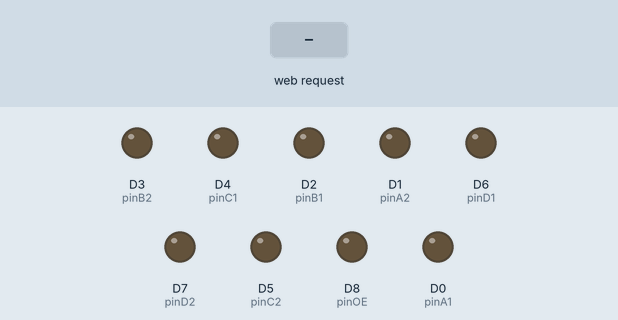
This sketch was run on a simulated ESP8266 (NodeMCU). Parts: output pins drawn as LEDs (lit = HIGH). The test bench sets the inputs (shaded band). WiFi joins after 1.5 s; servers stay silent unless stated; what the sketch prints to the serial monitor is not drawn.

Above: at 3.2 s.
3.3 s: HTTP request GET /pattern1 received
At 4.5 s:
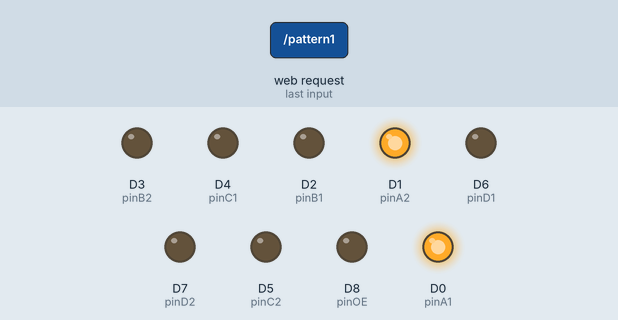
4.8 s: HTTP request GET /pattern2 received
At 5.7 s:
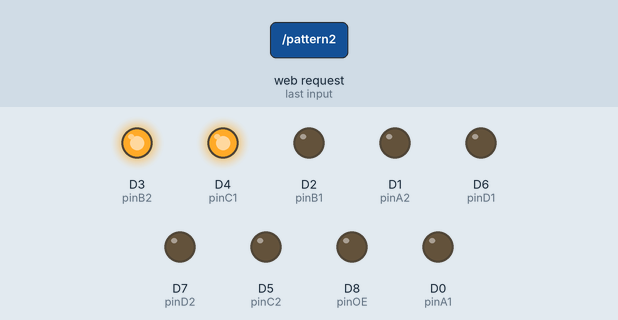
Timing chart, 0 to 7.8 s (numbered marks = the images above; inputs shaded):
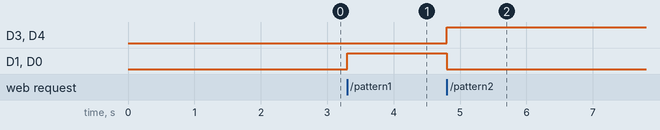

Measured:
- after the input at 3.3 s, D1 (pinA2), D0 (pinA1): LOW → HIGH at once
- after the input at 4.8 s, D3 (pinB2), D4 (pinC1): LOW → HIGH at once; D1 (pinA2), D0 (pinA1): HIGH → LOW at once

The sketch:

server.ino
```cpp
#include <ESP8266WiFi.h>
#include <ESP8266WebServer.h>

// Define el nombre y la contraseña de la red Wi-Fi
const char* ssid = "No puedes entrar";
const char* password = "P81M40A21H";


ESP8266WebServer server(80);

// Define los pines de salida conectados a la matriz de LEDs
const int pinA1 = D0;
const int pinA2 = D1;
const int pinB1 = D2;
const int pinB2 = D3;
const int pinC1 = D4;
const int pinC2 = D5;
const int pinD1 = D6;
const int pinD2 = D7;
const int pinOE = D8;

void setup() {
  // Inicializa los pines de la matriz de LEDs como salida
  pinMode(pinA1, OUTPUT);
  pinMode(pinA2, OUTPUT);
  pinMode(pinB1, OUTPUT);
  pinMode(pinB2, OUTPUT);
  pinMode(pinC1, OUTPUT);
  pinMode(pinC2, OUTPUT);
  pinMode(pinD1, OUTPUT);
  pinMode(pinD2, OUTPUT);
  pinMode(pinOE, OUTPUT);

  // Enciende el pin OE para activar la matriz de LEDs
  digitalWrite(pinOE, LOW);

  // Conecta a la red Wi-Fi
  WiFi.begin(ssid, password);
  while (WiFi.status() != WL_CONNECTED) {
    delay(1000);
    Serial.println("Conectando a la red Wi-Fi...");
  }

  Serial.println("Conexión establecida");
  Serial.print("Dirección IP: ");
  Serial.println(WiFi.localIP());

  // Define las rutas de la página web
  server.on("/", handleRoot);
  server.on("/pattern1", pattern1);
  server.on("/pattern2", pattern2);
  server.onNotFound(handleNotFound);

  // Inicia el servidor web
  server.begin();
  Serial.println("Servidor iniciado");
}
void loop() {
  // Maneja las conexiones del servidor web
  server.handleClient();
}

// Función para manejar la página principal
void handleRoot() {
  // Carga la página HTML
  String html = "<html><head><title>Matriz de LEDs</title></head><body>";
  html += "<h1>Matriz de LEDs</h1>";
  html += "<p>Seleccione un patrón:</p>";
  html += "<ul>";
  html += "<li><a href=\"/pattern1\">Patrón 1</a></li>";
  html += "<li><a href=\"/pattern2\">Patrón 2</a></li>";
  html += "</ul>";
  html += "</body></html>";
  server.send(200, "text/html", html);
}

// Función para manejar rutas desconocidas
void handleNotFound() {
  // Carga la página de error 404
  String html = "<html><head><title>Error 404</title></head><body>";
  html += "<h1>Error 404: página no encontrada</h1>";
  html += "<p><a href=\"/\">Volver a la página principal</a></p>";
  html += "</body></html>";
  server.send(404, "text/html", html);
}

// Función para encender la matriz de LEDs con el patrón 1
void pattern1() {
  digitalWrite(pinA1, HIGH);
  digitalWrite(pinA2, HIGH);
digitalWrite(pinB1, LOW);
  digitalWrite(pinB2, LOW);
  digitalWrite(pinC1, LOW);
  digitalWrite(pinC2, LOW);
  digitalWrite(pinD1, LOW);
  digitalWrite(pinD2, LOW);
}

// Función para encender la matriz de LEDs con el patrón 2
void pattern2() {
  digitalWrite(pinA1, LOW);
  digitalWrite(pinA2, LOW);
  digitalWrite(pinB1, LOW);
  digitalWrite(pinB2, HIGH);
  digitalWrite(pinC1, HIGH);
  digitalWrite(pinC2, LOW);
  digitalWrite(pinD1, LOW);
  digitalWrite(pinD2, LOW);
}
```
